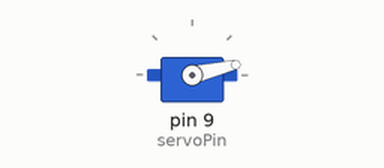
Bench run of a sketch on a simulated Arduino Uno, built with avr-gcc and run on an emulated ATmega328P. On the bench: servo.

Above: at 0.05 s.
At 0.35 s:
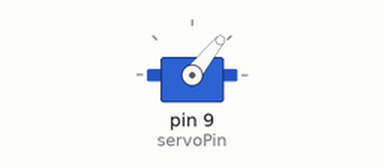
At 0.5 s:
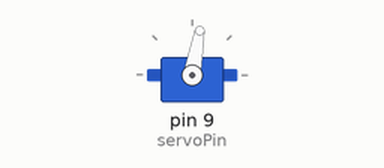
At 0.65 s:
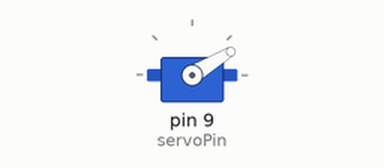
Timing chart, 0 to 3.0 s (numbered marks = the images above):
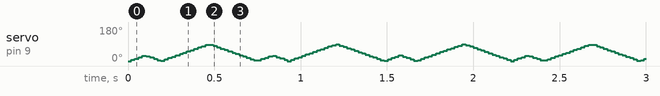

The sketch:

opdracht14_b.ino
```cpp
#include <Servo.h>
Servo myServo;
int servoPin = 9;
int pos = 0;

void setup() {
  myServo.attach(servoPin);
}

void loop() {


  for(pos = 0; pos < 30; pos += 1){
    myServo.write(pos);
    delay(3);
  }


  for(pos = 30; pos >= 1; pos -= 1){
    myServo.write(pos);
    delay(3);
  }

  for(pos = 0; pos < 90; pos += 1){
    myServo.write(pos);
    delay(3);
  }


  for(pos = 90; pos >= 1; pos -= 1){
    myServo.write(pos);
    delay(3);
  }


}
```
